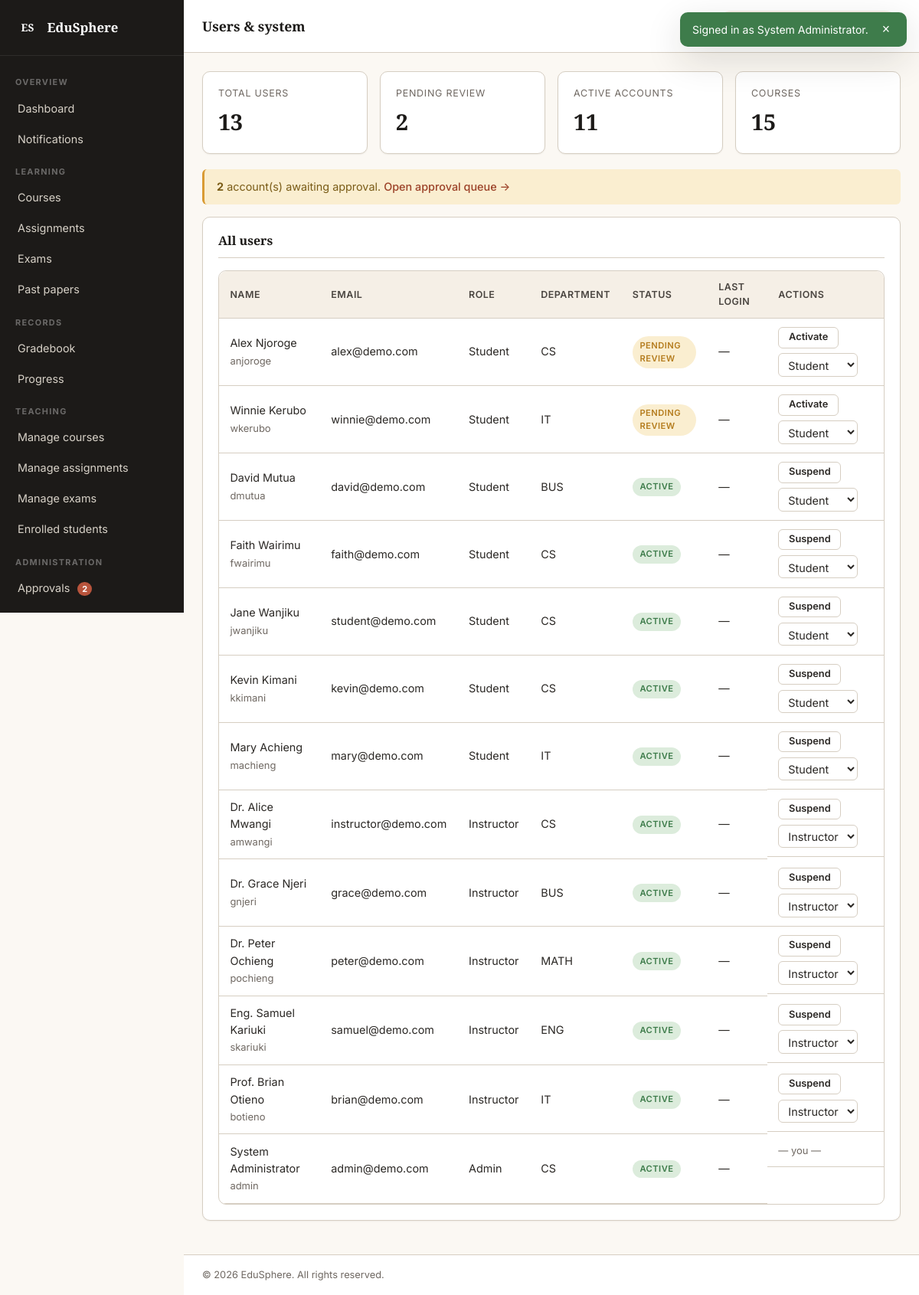
Screenshot of /pages/admin.php (signed in) with the database file from the repository.
### tables this page shows
CREATE TABLE users (
    id INT AUTO_INCREMENT PRIMARY KEY,
    full_name VARCHAR(120) NOT NULL,
    username VARCHAR(60) UNIQUE NOT NULL,
    email VARCHAR(150) UNIQUE NOT NULL,
    password VARCHAR(255) NOT NULL,
    role ENUM('student','instructor','admin') NOT NULL DEFAULT 'student',
    department_id INT DEFAULT NULL,
    staff_id VARCHAR(40) DEFAULT NULL,
    admission_no VARCHAR(40) DEFAULT NULL,
    phone VARCHAR(30) DEFAULT NULL,
    avatar VARCHAR(255) DEFAULT NULL,
    bio TEXT DEFAULT NULL,
    status ENUM('pending','active','rejected','suspended') NOT NULL DEFAULT 'pending',
    rejection_reason VARCHAR(255) DEFAULT NULL,
    approved_by INT DEFAULT NULL,
    approved_at DATETIME DEFAULT NULL,
    last_login_at DATETIME DEFAULT NULL,
    created_at TIMESTAMP DEFAULT CURRENT_TIMESTAMP,
    FOREIGN KEY (department_id) REFERENCES departments(id) ON DELETE SET NULL,
    FOREIGN KEY (approved_by) REFERENCES users(id) ON DELETE SET NULL
);

CREATE TABLE departments (
    id INT AUTO_INCREMENT PRIMARY KEY,
    code VARCHAR(20) UNIQUE NOT NULL,
    name VARCHAR(150) NOT NULL,
    description TEXT,
    head_name VARCHAR(120) DEFAULT NULL,
    created_at TIMESTAMP DEFAULT CURRENT_TIMESTAMP
);

### includes/helpers.php (called while the page is built, shortened)
<?php
require_once __DIR__ . '/db.php';
function e($v)   { return htmlspecialchars((string)$v, ENT_QUOTES, 'UTF-8'); }
function take_flash() {
    $f = $_SESSION['flash']; unset($_SESSION['flash']); return $f;
}
function status_label($s) {
    return [
        'pending'   => 'Pending review',
        'active'    => 'Active',
        'rejected'  => 'Rejected',
        'suspended' => 'Suspended',
    ][$s] ?? ucfirst($s);
}

### includes/auth.php (called while the page is built, shortened)
<?php
require_once __DIR__ . '/helpers.php';
function current_user() {
    static $user = null, $loaded = false;
    if ($loaded) return $user;
    $loaded = true;
    $stmt = db()->prepare("
        SELECT u.*, d.name AS department_name, d.code AS department_code
        FROM users u
        LEFT JOIN departments d ON d.id = u.department_id
        WHERE u.id = ?
    ");
    $stmt->bind_param('i', $_SESSION['user_id']);
    $stmt->execute();
    $user = $stmt->get_result()->fetch_assoc() ?: null;
    return $user;
}
function is_logged_in() {
    $u = current_user();
    return $u && $u['status'] === 'active';
}
function require_login() {
    if (!is_logged_in()) {
        $u = current_user();
        if ($u && $u['status'] !== 'active') {
            $_SESSION['account_status']   = $u['status'];
            $_SESSION['rejection_reason'] = $u['rejection_reason'] ?? '';
        }
        session_unset();
        session_destroy();
        session_start();
        redirect(SITE_URL . '/pages/login.php');
    }
}
function require_role($roles) {
    require_login();
}
function is_instructor() { $u = current_user(); return $u && $u['role'] === 'instructor'; }
function is_admin()      { $u = current_user(); return $u && $u['role'] === 'admin'; }

### includes/db.php (called while the page is built, shortened)
<?php
function db() {
    static $conn = null;
    if ($conn === null) {
        $conn = new mysqli(DB_HOST, DB_USER, DB_PASS, DB_NAME);
        $conn->set_charset('utf8mb4');
    }
    return $conn;
}

### pages/admin.php (the view, shortened to what this page needs)
<?php
require_once __DIR__ . '/../includes/auth.php';
require_role(['admin']);
$user = current_user();
$conn = db();
$users = $conn->query("
    SELECT u.*, d.code AS dept_code
    FROM users u LEFT JOIN departments d ON d.id = u.department_id
    ORDER BY
        FIELD(u.status,'pending','suspended','active','rejected'),
        u.role, u.full_name
")->fetch_all(MYSQLI_ASSOC);
$counts = $conn->query("
    SELECT
        (SELECT COUNT(*) FROM users)                              AS total_users,
        (SELECT COUNT(*) FROM users WHERE status='pending')       AS pending_users,
        (SELECT COUNT(*) FROM users WHERE status='active')        AS active_users,
        (SELECT COUNT(*) FROM users WHERE role='student')         AS total_students,
        (SELECT COUNT(*) FROM users WHERE role='instructor')      AS total_instructors,
        (SELECT COUNT(*) FROM courses)                            AS total_courses
")->fetch_assoc();
$pageTitle = 'Users & system';
$extraCSS = ['admin.css','dashboard.css'];
include __DIR__ . '/../includes/header.php';
?>
<div class="stat-grid">
    <div class="stat"><span class="stat__label">Total users</span><span class="stat__value"><?php echo (int)$counts['total_users']; ?></span></div>
    <div class="stat"><span class="stat__label">Pending review</span><span class="stat__value"><?php echo (int)$counts['pending_users']; ?></span></div>
    <div class="stat"><span class="stat__label">Active accounts</span><span class="stat__value"><?php echo (int)$counts['active_users']; ?></span></div>
    <div class="stat"><span class="stat__label">Courses</span><span class="stat__value"><?php echo (int)$counts['total_courses']; ?></span></div>
</div>
<?php if ((int)$counts['pending_users'] > 0): ?>
    <div class="alert alert--warning">
        <strong><?php echo (int)$counts['pending_users']; ?></strong> account(s) awaiting approval.
        <a class="link" href="approvals.php">Open approval queue &rarr;</a>
    </div>
<?php endif; ?>
<section class="panel">
    <header class="panel__head"><h3>All users</h3></header>
    <div class="table-wrap">
        <table class="table">
            <thead>
                <tr>
                    <th>Name</th><th>Email</th><th>Role</th><th>Department</th>
                    <th>Status</th><th>Last login</th><th>Actions</th>
                </tr>
            </thead>
            <tbody>
            <?php foreach ($users as $u): ?>
                <tr>
                    <td><?php echo e($u['full_name']); ?><br><span class="muted"><?php echo e($u['username']); ?></span></td>
                    <td><?php echo e($u['email']); ?></td>
                    <td><?php echo e(ucfirst($u['role'])); ?></td>
                    <td><?php echo e($u['dept_code'] ?: '—'); ?></td>
                    <td><span class="badge badge--status-<?php echo e($u['status']); ?>"><?php echo e(status_label($u['status'])); ?></span></td>
                    <td><?php echo e($u['last_login_at'] ? fmt_datetime($u['last_login_at']) : '—'); ?></td>
                    <td class="table__actions">
                        <?php if ((int)$u['id'] !== (int)$user['id']): ?>
                            <form method="post" style="display:inline">
                                <button class="btn btn--ghost btn--sm" type="submit">
                                    <?php echo $u['status'] === 'active' ? 'Suspend' : 'Activate'; ?>
                                </button>
                            </form>
                            <form method="post" style="display:inline">
                                <select class="field__input" name="role" onchange="this.form.submit()" style="display:inline-block;width:auto;padding:0.3rem 0.5rem">
                                    <?php foreach (['student','instructor','admin'] as $r): ?>
                                        <option value="<?php echo $r; ?>" <?php echo $u['role']===$r?'selected':''; ?>><?php echo ucfirst($r); ?></option>
                                    <?php endforeach; ?>
                                </select>
                            </form>
                        <?php else: ?>
                            <span class="muted">— you —</span>
                        <?php endif; ?>
                    </td>
                </tr>
            <?php endforeach; ?>
            </tbody>
        </table>
    </div>
</section>
<?php include __DIR__ . '/../includes/footer.php'; ?>

### includes/header.php (shortened to what this page needs)
<?php
require_once __DIR__ . '/auth.php';
$__user      = current_user();
$__pageTitle = $pageTitle ?? 'Dashboard';
$__extraCSS  = $extraCSS ?? [];
?>
<!DOCTYPE html>
<html lang="en">
<head>
    <link rel="stylesheet" href="<?php echo e(SITE_URL); ?>/assets/css/base.css">
    <link rel="stylesheet" href="<?php echo e(SITE_URL); ?>/assets/css/layout.css">
    <link rel="stylesheet" href="<?php echo e(SITE_URL); ?>/assets/css/components.css">
    <?php foreach ($__extraCSS as $css): ?>
        <link rel="stylesheet" href="<?php echo e(SITE_URL . '/assets/css/' . $css); ?>">
    <?php endforeach; ?>
</head>
<body>
<?php $flash = take_flash(); ?>
<?php if ($flash): ?>
    <div class="flash flash--<?php echo e($flash['type']); ?>" id="flashBar">
        <span><?php echo e($flash['message']); ?></span>
        <button type="button" aria-label="Dismiss" onclick="this.parentElement.remove()">&times;</button>
    </div>
<?php endif; ?>
<div class="app">
    <?php include __DIR__ . '/sidebar.php'; ?>
    <div class="app__main">
        <header class="topbar">
            <div class="topbar__title">
                <h1><?php echo e($__pageTitle); ?></h1>
            </div>
            <div class="topbar__user">
                <div class="user-chip" id="userChip">
                    <?php if (!empty($__user['avatar']) && file_exists(UPLOAD_DIR . $__user['avatar'])): ?>
                        <img class="user-chip__avatar-img" src="<?php echo e(UPLOAD_URL . $__user['avatar']); ?>" alt="">
                    <?php else: ?>
                        <span class="user-chip__avatar"><?php echo e(initials($__user['full_name'])); ?></span>
                    <?php endif; ?>
                    <span class="user-chip__name"><?php echo e($__user['full_name']); ?></span>
                    <span class="user-chip__role"><?php echo e(ucfirst($__user['role'])); ?></span>
                </div>
            </div>
        </header>
        <section class="content">

### includes/sidebar.php (shortened to what this page needs)
<?php
$__current = basename($_SERVER['PHP_SELF']);
function nav_item($href, $label, $key, $current, $suffix = '') {
    $active = ($current === $key) ? ' is-active' : '';
    echo '<a class="nav-item' . $active . '" href="' . e($href) . '">'
       . e($label) . $suffix . '</a>';
}
?>
<aside class="sidebar" id="sidebar">
    <div class="sidebar__brand">
        <span class="sidebar__logo">ES</span>
        <span class="sidebar__brandtext"><?php echo e(SITE_NAME); ?></span>
    </div>
    <nav class="sidebar__nav">
        <div class="nav-section">Overview</div>
        <?php nav_item(SITE_URL . '/pages/dashboard.php', 'Dashboard', 'dashboard.php', $__current); ?>
        <div class="nav-section">Learning</div>
        <div class="nav-section">Records</div>
        <?php if (is_instructor() || is_admin()): ?>
            <div class="nav-section">Teaching</div>
        <?php endif; ?>
        <?php if (is_admin()): ?>
            <div class="nav-section">Administration</div>
        <?php endif; ?>
    </nav>
</aside>

### includes/footer.php (shortened to what this page needs)
        </section>
        <footer class="app__footer">
            <span>&copy; <?php echo date('Y'); ?> <?php echo e(SITE_NAME); ?>. All rights reserved.</span>
        </footer>
    </div>
</div>
</body>
</html>

### assets/css/base.css (style rules this page uses)
:root { --ink-900: #1c1a18; --ink-700: #2b2825; --ink-500: #4a4540; --ink-400: #6f6862; --ink-300: #a1998f; --ink-200: #d6cec2; --paper-50: #fbf8f3; --paper-100: #f5efe6; --paper-200: #ebe3d5; --paper-300: #d8cbb8; --rust-500: #b8543c; --rust-600: #9c4228; --rust-100: #f6e0d8; --amber-500: #d99b34; --amber-600: #b57d1f; --amber-100: #faeed0; --sage-500: #6b8a63; --sage-600: #53704c; --sage-100: #e3ecdf; --danger-500: #b14343; --danger-100: #f7dede; --success-500: #3e7c4b; --success-100: #dcecdc; --radius-sm: 6px; --radius-md: 10px; --radius-lg: 16px; --shadow-1: 0 1px 2px rgba(28,26,24,0.06); --shadow-2: 0 4px 16px rgba(28,26,24,0.08); --shadow-3: 0 16px 48px rgba(28,26,24,0.14); --font-sans: 'Inter', system-ui, -apple-system, 'Segoe UI', Roboto, sans-serif; --font-display: 'Source Serif 4', Georgia, serif; }
*, *::before, *::after { box-sizing: border-box; }
html, body { margin: 0; padding: 0; }
body { font-family: var(--font-sans); font-size: 15px; line-height: 1.55; color: var(--ink-700); background: var(--paper-50); -webkit-font-smoothing: antialiased; min-height: 100vh; }
a { color: var(--rust-600); text-decoration: none; }
h1,h2,h3,h4,h5 { font-family: var(--font-display); font-weight: 700; color: var(--ink-900); line-height: 1.25; margin: 0 0 0.4em; }
h1 { font-size: 1.6rem; }
h3 { font-size: 1.1rem; }
.muted { color: var(--ink-400); font-size: 0.9em; }
.link { color: var(--rust-600); font-weight: 500; }
.btn { display: inline-flex; align-items: center; justify-content: center; gap: 8px; padding: 0.6rem 1.15rem; font-family: inherit; font-size: 0.875rem; font-weight: 600; line-height: 1; border-radius: var(--radius-sm); border: 1px solid transparent; cursor: pointer; text-decoration: none; white-space: nowrap; transition: background 0.15s, color 0.15s, border-color 0.15s, transform 0.1s; }
.btn--ghost { background: transparent; color: var(--ink-700); border-color: var(--ink-200); }
.btn--sm { padding: 0.4rem 0.8rem; font-size: 0.8rem; }
.badge { display: inline-flex; align-items: center; padding: 0.2rem 0.6rem; font-size: 0.7rem; font-weight: 600; letter-spacing: 0.04em; text-transform: uppercase; border-radius: 999px; background: var(--paper-200); color: var(--ink-500); }
.alert { padding: 0.75rem 1rem; border-radius: var(--radius-sm); margin-bottom: 1rem; font-size: 0.9rem; border-left: 3px solid transparent; }
.alert--warning { background: var(--amber-100); color: #7a5c17; border-color: var(--amber-500); }
.flash { position: fixed; top: 16px; right: 16px; z-index: 9999; padding: 0.7rem 1rem; border-radius: var(--radius-md); background: var(--ink-900); color: #fff; box-shadow: var(--shadow-3); display: flex; align-items: center; gap: 12px; font-size: 0.875rem; max-width: 360px; }
.flash button { background: none; border: none; color: inherit; font-size: 1.1rem; cursor: pointer; }
.flash--success { background: var(--success-500); }
.field__input { width: 100%; padding: 0.6rem 0.85rem; font-family: inherit; font-size: 0.9rem; color: var(--ink-700); background: #fff; border: 1px solid var(--ink-200); border-radius: var(--radius-sm); transition: border-color 0.15s, box-shadow 0.15s; }
.table-wrap { overflow-x: auto; border: 1px solid var(--ink-200); border-radius: var(--radius-md); }
.table { width: 100%; border-collapse: collapse; font-size: 0.9rem; }
.table th, .table td { padding: 0.7rem 0.9rem; text-align: left; border-bottom: 1px solid var(--ink-200); }
.table th { background: var(--paper-100); font-weight: 600; color: var(--ink-500); font-size: 0.78rem; text-transform: uppercase; letter-spacing: 0.04em; }
.table__actions { display: flex; gap: 0.4rem; flex-wrap: wrap; }

### assets/css/components.css (style rules this page uses)
.panel { background: #fff; border: 1px solid var(--ink-200); border-radius: var(--radius-md); padding: 1.25rem; margin-bottom: 1.25rem; box-shadow: var(--shadow-1); }
.panel__head { display: flex; align-items: center; justify-content: space-between; margin-bottom: 1rem; padding-bottom: 0.75rem; border-bottom: 1px solid var(--ink-200); }
.panel__head h3 { margin: 0; font-size: 1rem; }

### assets/css/admin.css (style rules this page uses)
.panel .table th:first-child { border-top-left-radius: var(--radius-md); }
.panel .table th:last-child { border-top-right-radius: var(--radius-md); }
.badge--status-pending { background: var(--amber-100); color: var(--amber-600); }
.badge--status-active { background: var(--success-100); color: var(--success-500); }

### rows the page displays
users: full_name "Alex Njoroge", username "anjoroge", email "alex@demo.com", role "Student", department.code "CS", status "PENDING REVIEW", last_login_at "—", shows "Activate"
users: full_name "Winnie Kerubo", username "wkerubo", email "winnie@demo.com", role "Student", department.code "IT", status "PENDING REVIEW", last_login_at "—", shows "Activate"
users: full_name "David Mutua", username "dmutua", email "david@demo.com", role "Student", department.code "BUS", status "ACTIVE", last_login_at "—", shows "Suspend"
users: full_name "Faith Wairimu", username "fwairimu", email "faith@demo.com", role "Student", department.code "CS", status "ACTIVE", last_login_at "—", shows "Suspend"
users: full_name "Jane Wanjiku", username "jwanjiku", email "student@demo.com", role "Student", department.code "CS", status "ACTIVE", last_login_at "—", shows "Suspend"
users: full_name "Kevin Kimani", username "kkimani", email "kevin@demo.com", role "Student", department.code "CS", status "ACTIVE", last_login_at "—", shows "Suspend"
users: full_name "Mary Achieng", username "machieng", email "mary@demo.com", role "Student", department.code "IT", status "ACTIVE", last_login_at "—", shows "Suspend"
users: full_name "Dr. Alice Mwangi", username "amwangi", email "instructor@demo.com", role "Instructor", department.code "CS", status "ACTIVE", last_login_at "—", shows "Suspend"
users: full_name "Dr. Grace Njeri", username "gnjeri", email "grace@demo.com", role "Instructor", department.code "BUS", status "ACTIVE", last_login_at "—", shows "Suspend"
users: full_name "Dr. Peter Ochieng", username "pochieng", email "peter@demo.com", role "Instructor", department.code "MATH", status "ACTIVE", last_login_at "—", shows "Suspend"
users: full_name "Eng. Samuel Kariuki", username "skariuki", email "samuel@demo.com", role "Instructor", department.code "ENG", status "ACTIVE", last_login_at "—", shows "Suspend"
users: full_name "Prof. Brian Otieno", username "botieno", email "brian@demo.com", role "Instructor", department.code "IT", status "ACTIVE", last_login_at "—", shows "Suspend"
users: full_name "System Administrator", username "admin", email "admin@demo.com", role "Admin", department.code "CS", status "ACTIVE", last_login_at "—", shows "— you —"

### other values shown
$flash['message'] "Signed in as System Administrator."
SITE_NAME "EduSphere"
$label "Dashboard Notifications Courses Assignments Exams Past papers Gradebook Progress Manage courses Manage assignments Manage exams Enrolled students Approvals"
$suffix "2"
$__pageTitle "Users & system"
$counts['total_users'] "13"
$counts['pending_users'] "2"
$counts['active_users'] "11"
$counts['total_courses'] "15"
